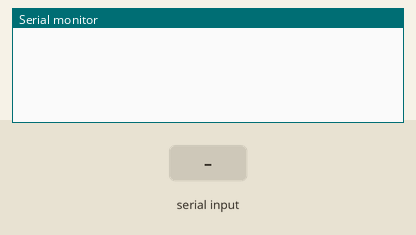
This sketch was run on a simulated ESP8266 (NodeMCU). On the bench: the last lines printed to the serial monitor. The test bench sets the inputs (shaded band). WiFi joins after 1.5 s; servers stay silent unless stated.

Above: at 3.0 s.
3.1 s: "<90:45:200>" received over Serial
At 5.7 s:
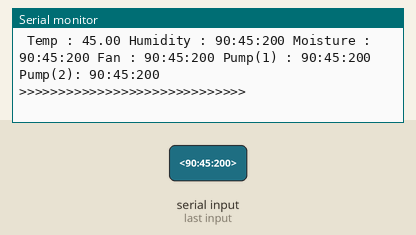
6.3 s: "<90:45>" received over Serial
At 9.0 s:
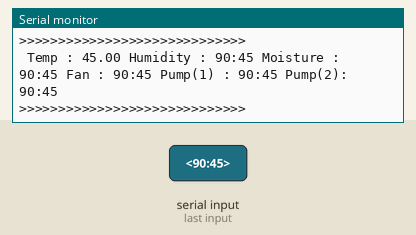
9.3 s: "90:45:200\n" received over Serial
At 10.6 s:
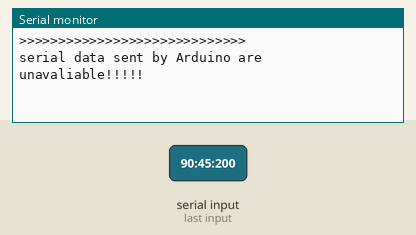

The sketch:

greenNodeMCU.ino
```cpp
#define BLYNK_TEMPLATE_ID "TMPL62MALuw9y"
#define BLYNK_TEMPLATE_NAME "GreenHouse101"
#define BLYNK_AUTH_TOKEN "umDLnD7tn85iG1A6FQYjn4zGO5gyqCXi"

#define BLYNK_PRINT Serial
#include <BlynkSimpleEsp8266.h>
#include <ESP8266WiFi.h>

char auth[] = BLYNK_AUTH_TOKEN;
const char ssid[] = "NCC_InstituteOfScience";
const char password[] = "CrazySci3ntist";

BlynkTimer timer;

void receiveAndSplitData(){
  if (Serial.available() > 0) {
  String receiveData = Serial.readStringUntil('\n');
  int startMarker = receiveData.indexOf('<');
  int endMarker = receiveData.indexOf('>');
  if (startMarker != -1 && endMarker != -1) {
    String data = receiveData.substring(startMarker + 1, endMarker);
    // Serial.println(data);
    int Temp_colon1= data.indexOf(':');
    int Temp_comma1= data.indexOf(',',Temp_colon1);
    int Humid_colon2= data.indexOf(':',Temp_comma1);
    int Humid_comma2= data.indexOf(',',Humid_colon2);
    int Soil_colon3= data.indexOf(':',Humid_comma2);
    int Soil_comma3= data.indexOf(',',Soil_colon3);
    int Fan_colon4= data.indexOf(':',Soil_comma3);
    int Fan_comma4= data.indexOf(',',Fan_colon4);
    int Pump_colon5= data.indexOf(':',Fan_comma4);
    int Pump_comma5= data.indexOf(',',Pump_colon5);
    int Pump_colon6= data.indexOf(':',Pump_comma5);
    int Pump_comma6= data.indexOf(',',Pump_colon6);

    if( Temp_colon1 != -1 || Temp_comma1 != -1 || Humid_colon2 != -1 || Humid_comma2 != -1 || Soil_colon3 != -1 || Soil_comma3 != -1 || Fan_colon4 != -1 || Fan_comma4 != -1 || Pump_colon5 != -1 || Pump_comma5 != -1){
      String temp= data.substring(Temp_colon1+1, Temp_comma1);
      String humidity= data.substring(Humid_colon2+1, Humid_comma2);
      String Soil= data.substring(Soil_colon3+1, Soil_comma3);
      String fan= data.substring(Fan_colon4+1, Fan_comma4);
      String pump_one= data.substring(Pump_colon5+1, Pump_comma5);
      String pump_two= data.substring(Pump_colon6+1, Pump_comma6);

      float blynk_temp= temp.toFloat();
      float blynk_humidity= humidity.toFloat();
      float blynk_soil= Soil.toFloat();

      Blynk.virtualWrite(V0, blynk_temp);
      Blynk.virtualWrite(V1, blynk_humidity);
      Blynk.virtualWrite(V2, blynk_soil);
      Blynk.virtualWrite(V3, fan);
      Blynk.virtualWrite(V4, pump_one);
      Blynk.virtualWrite(V5, pump_two);


      Serial.print(" Temp : ");
      Serial.print(blynk_temp);

      Serial.print(" Humidity : ");
      Serial.print(humidity);

      Serial.print(" Moisture : ");
      Serial.print(Soil);

      Serial.print(" Fan : ");
      Serial.print(fan);

      Serial.print(" Pump(1) : ");
      Serial.print(pump_one);

      Serial.print(" Pump(2): ");
      Serial.print(pump_two);
      Serial.println("\n>>>>>>>>>>>>>>>>>>>>>>>>>>>>>");
    }
  }else{
    Serial.println("serial data sent by Arduino are unavaliable!!!!!");
  }
  }
}

void setup() {
  Serial.setRxBufferSize(256);
  Serial.begin(9600);
  Blynk.begin(auth, ssid, password);
  timer.setInterval(100L, receiveAndSplitData);
}

void loop() {
  Blynk.run();
  timer.run();
  delay(1000);
}
```

Measured:
- after the input at 3.1 s, the serial monitor: prints a new line after 1.7 s (image 1)
- after the input at 6.3 s, the serial monitor: prints a new line after 1.6 s (image 2)
- after the input at 9.3 s, the serial monitor: prints a new line after 0.65 s (image 3)
